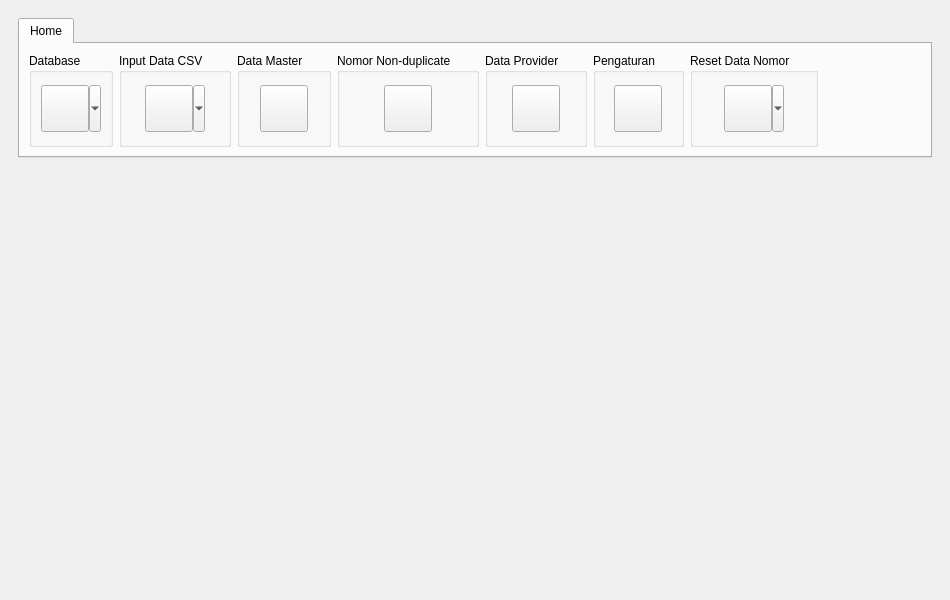
<?xml version="1.0" encoding="UTF-8"?>
<ui version="4.0">
 <class>MainWindow</class>
 <widget class="QMainWindow" name="MainWindow">
  <property name="geometry">
   <rect>
    <x>0</x>
    <y>0</y>
    <width>950</width>
    <height>600</height>
   </rect>
  </property>
  <property name="minimumSize">
   <size>
    <width>950</width>
    <height>600</height>
   </size>
  </property>
  <property name="mouseTracking">
   <bool>true</bool>
  </property>
  <property name="windowTitle">
   <string>Taufiq Marie</string>
  </property>
  <property name="styleSheet">
   <string notr="true"/>
  </property>
  <property name="documentMode">
   <bool>true</bool>
  </property>
  <property name="dockNestingEnabled">
   <bool>true</bool>
  </property>
  <property name="unifiedTitleAndToolBarOnMac">
   <bool>true</bool>
  </property>
  <widget class="QWidget" name="centralwidget">
   <layout class="QGridLayout" name="gridLayout_43">
    <item row="0" column="0">
     <layout class="QGridLayout" name="gridLayout_2">
      <item row="0" column="0">
       <widget class="QScrollArea" name="scrollArea_menu">
        <property name="frameShape">
         <enum>QFrame::NoFrame</enum>
        </property>
        <property name="frameShadow">
         <enum>QFrame::Plain</enum>
        </property>
        <property name="lineWidth">
         <number>0</number>
        </property>
        <property name="widgetResizable">
         <bool>true</bool>
        </property>
        <property name="needcss" stdset="0">
         <bool>true</bool>
        </property>
        <widget class="QWidget" name="scrollAreaWidgetContents">
         <property name="geometry">
          <rect>
           <x>0</x>
           <y>0</y>
           <width>930</width>
           <height>580</height>
          </rect>
         </property>
         <layout class="QGridLayout" name="gridLayout_36">
          <item row="0" column="0">
           <layout class="QVBoxLayout" name="verticalLayout">
            <item>
             <widget class="QTabWidget" name="tabWidget_home">
              <property name="minimumSize">
               <size>
                <width>0</width>
                <height>140</height>
               </size>
              </property>
              <property name="maximumSize">
               <size>
                <width>16777215</width>
                <height>140</height>
               </size>
              </property>
              <property name="styleSheet">
               <string notr="true"/>
              </property>
              <property name="currentIndex">
               <number>0</number>
              </property>
              <property name="documentMode">
               <bool>false</bool>
              </property>
              <widget class="QWidget" name="tab_home">
               <property name="styleSheet">
                <string notr="true"/>
               </property>
               <attribute name="title">
                <string>Home</string>
               </attribute>
               <layout class="QGridLayout" name="gridLayout_41">
                <item row="0" column="3">
                 <layout class="QGridLayout" name="gridLayout_14">
                  <item row="0" column="0">
                   <widget class="QGroupBox" name="groupBox_non_duplicate">
                    <property name="title">
                     <string>Nomor Non-duplicate</string>
                    </property>
                    <layout class="QGridLayout" name="gridLayout_22">
                     <item row="0" column="0">
                      <layout class="QGridLayout" name="gridLayout_18">
                       <item row="0" column="0">
                        <widget class="QToolButton" name="toolButton_non_duplicate">
                         <property name="text">
                          <string/>
                         </property>
                         <property name="icon">
                          <iconset resource="resource.qrc">
                           <normaloff>:/res/system-software-install.png</normaloff>:/res/system-software-install.png</iconset>
                         </property>
                         <property name="iconSize">
                          <size>
                           <width>40</width>
                           <height>40</height>
                          </size>
                         </property>
                        </widget>
                       </item>
                      </layout>
                     </item>
                    </layout>
                   </widget>
                  </item>
                 </layout>
                </item>
                <item row="0" column="4">
                 <layout class="QGridLayout" name="gridLayout_15">
                  <item row="0" column="0">
                   <widget class="QGroupBox" name="groupBox_data_provider">
                    <property name="title">
                     <string>Data Provider</string>
                    </property>
                    <layout class="QGridLayout" name="gridLayout_17">
                     <item row="0" column="0">
                      <layout class="QGridLayout" name="gridLayout_16">
                       <item row="0" column="0">
                        <widget class="QToolButton" name="toolButton_data_provider">
                         <property name="text">
                          <string/>
                         </property>
                         <property name="icon">
                          <iconset resource="resource.qrc">
                           <normaloff>:/res/system-software-install.png</normaloff>:/res/system-software-install.png</iconset>
                         </property>
                         <property name="iconSize">
                          <size>
                           <width>40</width>
                           <height>40</height>
                          </size>
                         </property>
                        </widget>
                       </item>
                      </layout>
                     </item>
                    </layout>
                   </widget>
                  </item>
                 </layout>
                </item>
                <item row="0" column="0">
                 <layout class="QGridLayout" name="gridLayout_6">
                  <item row="0" column="0">
                   <widget class="QGroupBox" name="groupBox_2">
                    <property name="title">
                     <string>Database</string>
                    </property>
                    <layout class="QGridLayout" name="gridLayout_13">
                     <item row="0" column="0">
                      <layout class="QGridLayout" name="gridLayout_7">
                       <item row="0" column="0">
                        <widget class="QToolButton" name="toolButton_database">
                         <property name="text">
                          <string/>
                         </property>
                         <property name="icon">
                          <iconset resource="resource.qrc">
                           <normaloff>:/res/folder-documents.png</normaloff>:/res/folder-documents.png</iconset>
                         </property>
                         <property name="iconSize">
                          <size>
                           <width>40</width>
                           <height>40</height>
                          </size>
                         </property>
                         <property name="popupMode">
                          <enum>QToolButton::MenuButtonPopup</enum>
                         </property>
                        </widget>
                       </item>
                      </layout>
                     </item>
                    </layout>
                   </widget>
                  </item>
                 </layout>
                </item>
                <item row="0" column="2">
                 <layout class="QGridLayout" name="gridLayout_10">
                  <item row="0" column="0">
                   <widget class="QGroupBox" name="groupBox_data_master">
                    <property name="title">
                     <string>Data Master</string>
                    </property>
                    <layout class="QGridLayout" name="gridLayout_12">
                     <item row="0" column="0">
                      <layout class="QGridLayout" name="gridLayout_11">
                       <item row="0" column="0">
                        <widget class="QToolButton" name="toolButton_data_master">
                         <property name="text">
                          <string/>
                         </property>
                         <property name="icon">
                          <iconset resource="resource.qrc">
                           <normaloff>:/res/system-software-install.png</normaloff>:/res/system-software-install.png</iconset>
                         </property>
                         <property name="iconSize">
                          <size>
                           <width>40</width>
                           <height>40</height>
                          </size>
                         </property>
                        </widget>
                       </item>
                      </layout>
                     </item>
                    </layout>
                   </widget>
                  </item>
                 </layout>
                </item>
                <item row="0" column="6">
                 <layout class="QGridLayout" name="gridLayout_19">
                  <item row="0" column="0">
                   <widget class="QGroupBox" name="groupBox_reset_nomor">
                    <property name="title">
                     <string>Reset Data Nomor</string>
                    </property>
                    <layout class="QGridLayout" name="gridLayout_21">
                     <item row="0" column="0">
                      <layout class="QGridLayout" name="gridLayout_20">
                       <item row="0" column="0">
                        <widget class="QToolButton" name="toolButton_reset_data_nomor">
                         <property name="text">
                          <string/>
                         </property>
                         <property name="icon">
                          <iconset resource="resource.qrc">
                           <normaloff>:/res/edit-delete.png</normaloff>:/res/edit-delete.png</iconset>
                         </property>
                         <property name="iconSize">
                          <size>
                           <width>40</width>
                           <height>40</height>
                          </size>
                         </property>
                         <property name="popupMode">
                          <enum>QToolButton::MenuButtonPopup</enum>
                         </property>
                        </widget>
                       </item>
                      </layout>
                     </item>
                    </layout>
                   </widget>
                  </item>
                 </layout>
                </item>
                <item row="0" column="5">
                 <layout class="QGridLayout" name="gridLayout_5">
                  <item row="0" column="0">
                   <widget class="QGroupBox" name="groupBox_pengaturan">
                    <property name="title">
                     <string>Pengaturan</string>
                    </property>
                    <layout class="QGridLayout" name="gridLayout_9">
                     <item row="0" column="0">
                      <layout class="QGridLayout" name="gridLayout_8">
                       <item row="0" column="0">
                        <widget class="QToolButton" name="toolButton_pengaturan">
                         <property name="text">
                          <string/>
                         </property>
                         <property name="icon">
                          <iconset resource="resource.qrc">
                           <normaloff>:/res/preferences-desktop-keyboard.png</normaloff>:/res/preferences-desktop-keyboard.png</iconset>
                         </property>
                         <property name="iconSize">
                          <size>
                           <width>40</width>
                           <height>40</height>
                          </size>
                         </property>
                        </widget>
                       </item>
                      </layout>
                     </item>
                    </layout>
                   </widget>
                  </item>
                 </layout>
                </item>
                <item row="0" column="1">
                 <layout class="QGridLayout" name="gridLayout">
                  <item row="0" column="0">
                   <widget class="QGroupBox" name="groupBox_import_csv">
                    <property name="title">
                     <string>Input Data CSV</string>
                    </property>
                    <layout class="QGridLayout" name="gridLayout_4">
                     <item row="0" column="0">
                      <layout class="QGridLayout" name="gridLayout_3">
                       <item row="0" column="0">
                        <widget class="QToolButton" name="toolButton_upload_ms_access">
                         <property name="text">
                          <string/>
                         </property>
                         <property name="icon">
                          <iconset resource="resource.qrc">
                           <normaloff>:/res/system-software-update.png</normaloff>:/res/system-software-update.png</iconset>
                         </property>
                         <property name="iconSize">
                          <size>
                           <width>40</width>
                           <height>40</height>
                          </size>
                         </property>
                         <property name="popupMode">
                          <enum>QToolButton::MenuButtonPopup</enum>
                         </property>
                        </widget>
                       </item>
                      </layout>
                     </item>
                    </layout>
                   </widget>
                  </item>
                 </layout>
                </item>
                <item row="0" column="7">
                 <spacer name="horizontalSpacer">
                  <property name="orientation">
                   <enum>Qt::Horizontal</enum>
                  </property>
                  <property name="sizeHint" stdset="0">
                   <size>
                    <width>40</width>
                    <height>20</height>
                   </size>
                  </property>
                 </spacer>
                </item>
               </layout>
              </widget>
             </widget>
            </item>
            <item>
             <widget class="TabWidgetUtama" name="tabWidget_utama">
              <property name="minimumSize">
               <size>
                <width>0</width>
                <height>100</height>
               </size>
              </property>
              <property name="styleSheet">
               <string notr="true"/>
              </property>
              <property name="tabPosition">
               <enum>QTabWidget::North</enum>
              </property>
              <property name="tabShape">
               <enum>QTabWidget::Rounded</enum>
              </property>
              <property name="elideMode">
               <enum>Qt::ElideMiddle</enum>
              </property>
              <property name="documentMode">
               <bool>true</bool>
              </property>
              <property name="tabsClosable">
               <bool>true</bool>
              </property>
             </widget>
            </item>
           </layout>
          </item>
         </layout>
        </widget>
       </widget>
      </item>
     </layout>
    </item>
   </layout>
  </widget>
  <action name="actionKeluar">
   <property name="text">
    <string>keluar</string>
   </property>
   <property name="shortcut">
    <string>Ctrl+Q</string>
   </property>
  </action>
 </widget>
 <customwidgets>
  <customwidget>
   <class>TabWidgetUtama</class>
   <extends>QTabWidget</extends>
   <header location="global">tabwidgetutama.h</header>
   <container>1</container>
  </customwidget>
 </customwidgets>
 <resources>
  <include location="resource.qrc"/>
 </resources>
 <connections>
  <connection>
   <sender>actionKeluar</sender>
   <signal>triggered()</signal>
   <receiver>MainWindow</receiver>
   <slot>close()</slot>
   <hints>
    <hint type="sourcelabel">
     <x>-1</x>
     <y>-1</y>
    </hint>
    <hint type="destinationlabel">
     <x>440</x>
     <y>292</y>
    </hint>
   </hints>
  </connection>
 </connections>
</ui>
